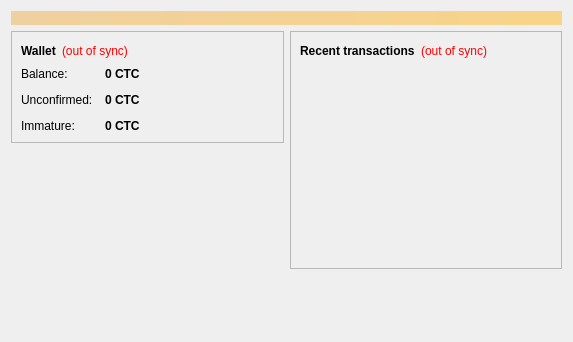
<?xml version="1.0" encoding="UTF-8"?>
<ui version="4.0">
 <class>OverviewPage</class>
 <widget class="QWidget" name="OverviewPage">
  <property name="geometry">
   <rect>
    <x>0</x>
    <y>0</y>
    <width>573</width>
    <height>342</height>
   </rect>
  </property>
  <property name="windowTitle">
   <string>Form</string>
  </property>
  <layout class="QVBoxLayout" name="topLayout">
   <item>
    <widget class="QLabel" name="labelAlerts">
     <property name="visible">
      <bool>false</bool>
     </property>
     <property name="styleSheet">
      <string notr="true">background-color: qlineargradient(x1: 0, y1: 0, x2: 1, y2: 0, stop:0 #F0D0A0, stop:1 #F8D488); color:#000000;</string>
     </property>
     <property name="wordWrap">
      <bool>true</bool>
     </property>
     <property name="margin">
      <number>3</number>
     </property>
    </widget>
   </item>
   <item>
    <layout class="QHBoxLayout" name="horizontalLayout" stretch="1,1">
     <item>
      <layout class="QVBoxLayout" name="verticalLayout_2">
       <item>
        <widget class="QFrame" name="frame">
         <property name="frameShape">
          <enum>QFrame::StyledPanel</enum>
         </property>
         <property name="frameShadow">
          <enum>QFrame::Raised</enum>
         </property>
         <layout class="QVBoxLayout" name="verticalLayout_4">
          <item>
           <layout class="QHBoxLayout" name="horizontalLayout_4">
            <item>
             <widget class="QLabel" name="label_5">
              <property name="font">
               <font>
                <weight>75</weight>
                <bold>true</bold>
               </font>
              </property>
              <property name="text">
               <string>Wallet</string>
              </property>
             </widget>
            </item>
            <item>
             <widget class="QLabel" name="labelWalletStatus">
              <property name="toolTip">
               <string>The displayed information may be out of date. Your wallet automatically synchronizes with the Cotecoin network after a connection is established, but this process has not completed yet.</string>
              </property>
              <property name="styleSheet">
               <string notr="true">QLabel { color: red; }</string>
              </property>
              <property name="text">
               <string notr="true">(out of sync)</string>
              </property>
              <property name="alignment">
               <set>Qt::AlignLeading|Qt::AlignLeft|Qt::AlignVCenter</set>
              </property>
             </widget>
            </item>
            <item>
             <spacer name="horizontalSpacer_2">
              <property name="orientation">
               <enum>Qt::Horizontal</enum>
              </property>
              <property name="sizeHint" stdset="0">
               <size>
                <width>40</width>
                <height>20</height>
               </size>
              </property>
             </spacer>
            </item>
           </layout>
          </item>
          <item>
           <layout class="QFormLayout" name="formLayout_2">
            <property name="fieldGrowthPolicy">
             <enum>QFormLayout::AllNonFixedFieldsGrow</enum>
            </property>
            <property name="horizontalSpacing">
             <number>12</number>
            </property>
            <property name="verticalSpacing">
             <number>12</number>
            </property>
            <item row="0" column="0">
             <widget class="QLabel" name="label">
              <property name="text">
               <string>Balance:</string>
              </property>
             </widget>
            </item>
            <item row="0" column="1">
             <widget class="QLabel" name="labelBalance">
              <property name="font">
               <font>
                <weight>75</weight>
                <bold>true</bold>
               </font>
              </property>
              <property name="cursor">
               <cursorShape>IBeamCursor</cursorShape>
              </property>
              <property name="toolTip">
               <string>Your current balance</string>
              </property>
              <property name="text">
               <string notr="true">0 CTC</string>
              </property>
              <property name="textInteractionFlags">
               <set>Qt::LinksAccessibleByMouse|Qt::TextSelectableByKeyboard|Qt::TextSelectableByMouse</set>
              </property>
             </widget>
            </item>
            <item row="1" column="0">
             <widget class="QLabel" name="label_3">
              <property name="text">
               <string>Unconfirmed:</string>
              </property>
             </widget>
            </item>
            <item row="1" column="1">
             <widget class="QLabel" name="labelUnconfirmed">
              <property name="font">
               <font>
                <weight>75</weight>
                <bold>true</bold>
               </font>
              </property>
              <property name="cursor">
               <cursorShape>IBeamCursor</cursorShape>
              </property>
              <property name="toolTip">
               <string>Total of transactions that have yet to be confirmed, and do not yet count toward the current balance</string>
              </property>
              <property name="text">
               <string notr="true">0 CTC</string>
              </property>
              <property name="textInteractionFlags">
               <set>Qt::LinksAccessibleByMouse|Qt::TextSelectableByKeyboard|Qt::TextSelectableByMouse</set>
              </property>
             </widget>
            </item>
            <item row="2" column="0">
             <widget class="QLabel" name="labelImmatureText">
              <property name="text">
               <string>Immature:</string>
              </property>
             </widget>
            </item>
            <item row="2" column="1">
             <widget class="QLabel" name="labelImmature">
              <property name="font">
               <font>
                <weight>75</weight>
                <bold>true</bold>
               </font>
              </property>
              <property name="toolTip">
               <string>Mined balance that has not yet matured</string>
              </property>
              <property name="text">
               <string notr="true">0 CTC</string>
              </property>
              <property name="textInteractionFlags">
               <set>Qt::LinksAccessibleByMouse|Qt::TextSelectableByKeyboard|Qt::TextSelectableByMouse</set>
              </property>
             </widget>
            </item>
           </layout>
          </item>
         </layout>
        </widget>
       </item>
       <item>
        <spacer name="verticalSpacer">
         <property name="orientation">
          <enum>Qt::Vertical</enum>
         </property>
         <property name="sizeHint" stdset="0">
          <size>
           <width>20</width>
           <height>40</height>
          </size>
         </property>
        </spacer>
       </item>
      </layout>
     </item>
     <item>
      <layout class="QVBoxLayout" name="verticalLayout_3">
       <item>
        <widget class="QFrame" name="frame_2">
         <property name="frameShape">
          <enum>QFrame::StyledPanel</enum>
         </property>
         <property name="frameShadow">
          <enum>QFrame::Raised</enum>
         </property>
         <layout class="QVBoxLayout" name="verticalLayout">
          <item>
           <layout class="QHBoxLayout" name="horizontalLayout_2">
            <item>
             <widget class="QLabel" name="label_4">
              <property name="text">
               <string>&lt;b&gt;Recent transactions&lt;/b&gt;</string>
              </property>
             </widget>
            </item>
            <item>
             <widget class="QLabel" name="labelTransactionsStatus">
              <property name="toolTip">
               <string>The displayed information may be out of date. Your wallet automatically synchronizes with the Cotecoin network after a connection is established, but this process has not completed yet.</string>
              </property>
              <property name="styleSheet">
               <string notr="true">QLabel { color: red; }</string>
              </property>
              <property name="text">
               <string notr="true">(out of sync)</string>
              </property>
              <property name="alignment">
               <set>Qt::AlignRight|Qt::AlignTrailing|Qt::AlignVCenter</set>
              </property>
             </widget>
            </item>
            <item>
             <spacer name="horizontalSpacer">
              <property name="orientation">
               <enum>Qt::Horizontal</enum>
              </property>
              <property name="sizeHint" stdset="0">
               <size>
                <width>40</width>
                <height>20</height>
               </size>
              </property>
             </spacer>
            </item>
           </layout>
          </item>
          <item>
           <widget class="QListView" name="listTransactions">
            <property name="styleSheet">
             <string notr="true">QListView { background: transparent; }</string>
            </property>
            <property name="frameShape">
             <enum>QFrame::NoFrame</enum>
            </property>
            <property name="verticalScrollBarPolicy">
             <enum>Qt::ScrollBarAlwaysOff</enum>
            </property>
            <property name="horizontalScrollBarPolicy">
             <enum>Qt::ScrollBarAlwaysOff</enum>
            </property>
            <property name="selectionMode">
             <enum>QAbstractItemView::NoSelection</enum>
            </property>
           </widget>
          </item>
         </layout>
        </widget>
       </item>
       <item>
        <spacer name="verticalSpacer_2">
         <property name="orientation">
          <enum>Qt::Vertical</enum>
         </property>
         <property name="sizeHint" stdset="0">
          <size>
           <width>20</width>
           <height>40</height>
          </size>
         </property>
        </spacer>
       </item>
      </layout>
     </item>
    </layout>
   </item>
  </layout>
 </widget>
 <resources/>
 <connections/>
</ui>
